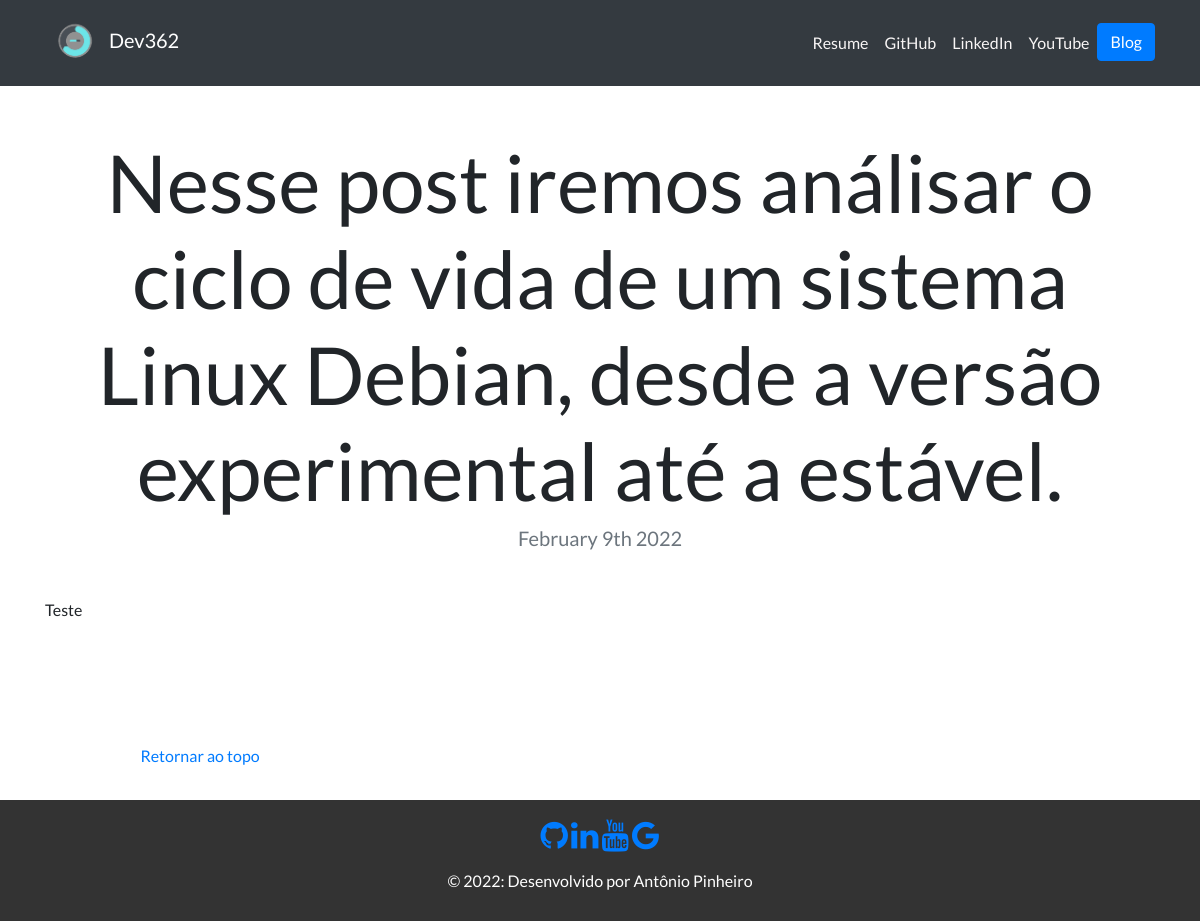
The page /blog/21/ on the database its author committed.
### blog/models.py (models this page shows, shortened)
class Blog(models.Model):
    id = models.AutoField(primary_key=True)
    title = models.CharField(max_length=200)
    description = models.TextField()
    date = models.DateField(blank=True, null=True)

### blog/views.py (the view)
# urls.py: path('<int:blog_id>/', views.detail, name='detail'),
def detail(request, blog_id):
    blog = get_object_or_404(Blog, pk=blog_id)
    return render(request, 'blog/detail.html',{'blog':blog})

### blog/templates/blog/detail.html
{% extends "portfolio/base.html" %}
{% load static %}
{% block content %}
<h1 class="text-center mt-5" id="blogdetailtitle">{{ blog.title }}</h1>
<h5 class="text-center text-muted mb-5">{{ blog.date|date:'F jS Y' }}</h5>
{{ blog.description|safe }}
{% endblock %}

### portfolio/static/portfolio/custom.css (style rules this page uses)
body { font-family: 'Lato', sans-serif; padding-bottom: 120px; }
@media (min-width: 992px) { #blogdetailtitle { font-size: 5rem; } }

### rows shown on the page
Blog: title "Nesse post iremos análisar o ciclo de vida de um sistema Linux Debian, desde a versão experimental até a estável.", date "February 9th 2022", description "Teste"
